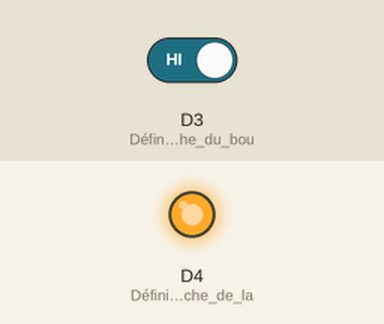
Simulated run of this sketch. Board: ESP8266 (NodeMCU). On the bench: output pins drawn as LEDs (lit = HIGH). The inputs (shaded band) are chosen by the test bench; at power-on: D3 (Définit_la_pinoche_du_bou) HIGH.

Above: at 1.2 s.
1.3 s: D3 (Définit_la_pinoche_du_bou) driven LOW
At 2.0 s:
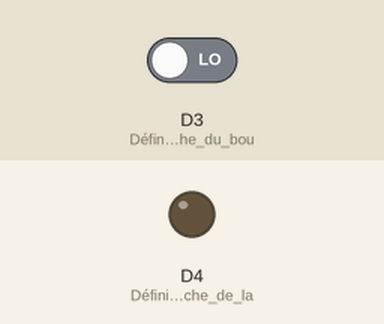
2.8 s: D3 (Définit_la_pinoche_du_bou) driven HIGH
At 3.1 s:
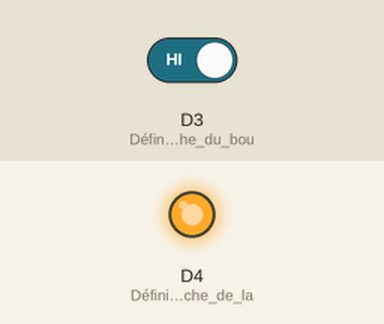
Timing chart, 0 to 5.8 s (numbered marks = the images above; inputs shaded):
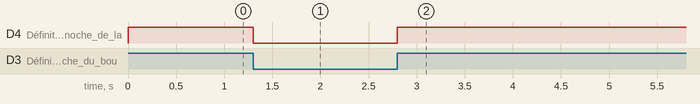

Measured:
- after the input at 1.3 s, D4 (Définit_la_pinoche_de_la): HIGH → LOW at once
- after the input at 2.8 s, D4 (Définit_la_pinoche_de_la): LOW → HIGH at once

The sketch:

01-TestMinimalNodeMcu.ino
```cpp
// (licence header left out)
// Initialisation au lancement du programme
void setup() {
    digitalWrite(D4, HIGH);                                 // Éteins la LED
    pinMode(D4, OUTPUT);                                    // Définit la pinoche de la LED en sortie
    pinMode(D3, INPUT);                                     // Définit la pinoche du bouton en entrée
}

// Boucle permanente
void loop() {
    // Aligne l'état de la LED avec celui du bouton
    if (digitalRead(D3) == LOW) {                           // Si le bouton est pressé
        digitalWrite(D4, LOW);                              // Allume la LED
    } else {                                                // Sinon, le bouton est relâché
        digitalWrite(D4, HIGH);                             // Éteins la LED
    }
}
```
